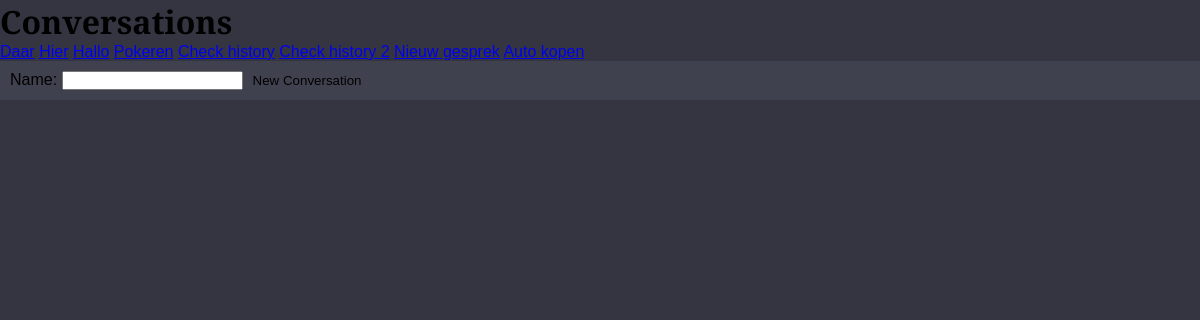
Before: / with the older database file.
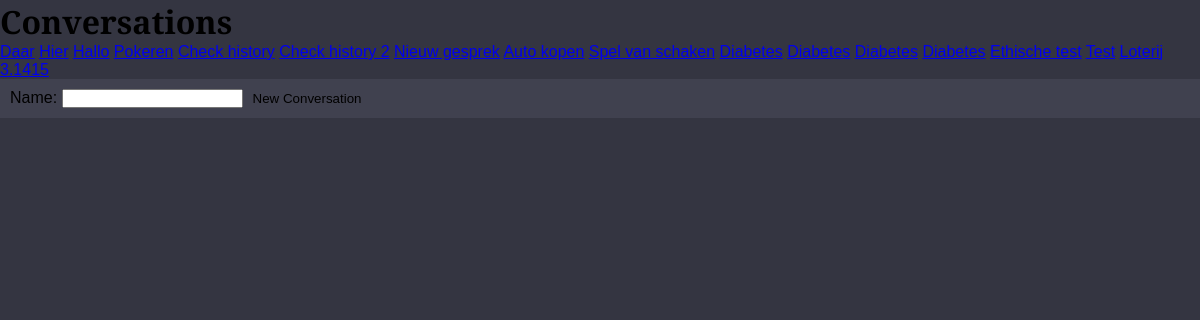
After: the same page with the newer database file.
### chat/models.py (models this page shows, shortened)
class Conversation(models.Model):
    conversation_id = models.CharField(max_length=255, unique=True, default=generateUUID, editable=False)
    name = models.CharField(max_length=255,blank=True)
    timestamp = models.DateTimeField(auto_now=True)

### chat/views.py (the view, shortened to what this page needs)
# urls.py: path('', views.home, name='home'),
def home(request):
    conversations = Conversation.objects.all()
    form = NewConversationForm()
    return render(request, 'chat/index.html', {
    'conversations': conversations,
    'form': form,
    })

### chat/forms.py
class NewConversationForm(forms.ModelForm):
    class Meta:
        model = Conversation
        fields = ['name']

### chat/models.py (called while the page is built)
def generateUUID():
    return str(uuid4())

### chat/templates/chat/index.html (shortened to what this page needs)
{% load static %}
<html>
  <head>
    <link rel="stylesheet" href="{% static 'css/style.css' %}">
  </head>
  <body>
<div class="app">
    <h1>Conversations</h1>
    {% for conversation in conversations %}
    <a href="{% url 'app' conversation.id %}">{{ conversation.name }}</a>
    {% endfor %}
    <form method="post">
      {{ form.as_p }}
    <button type="submit">New Conversation</button>
  </form>
</div>
  </body>
</html>

Changed rows visible on the page:
added Conversation: name "Spel van schaken"
added Conversation: name "Diabetes"
added Conversation: name "Diabetes"
added Conversation: name "Diabetes"
added Conversation: name "Diabetes"
added Conversation: name "Ethische test"
added Conversation: name "Test"
added Conversation: name "Loterij"
added Conversation: name "3.1415"
